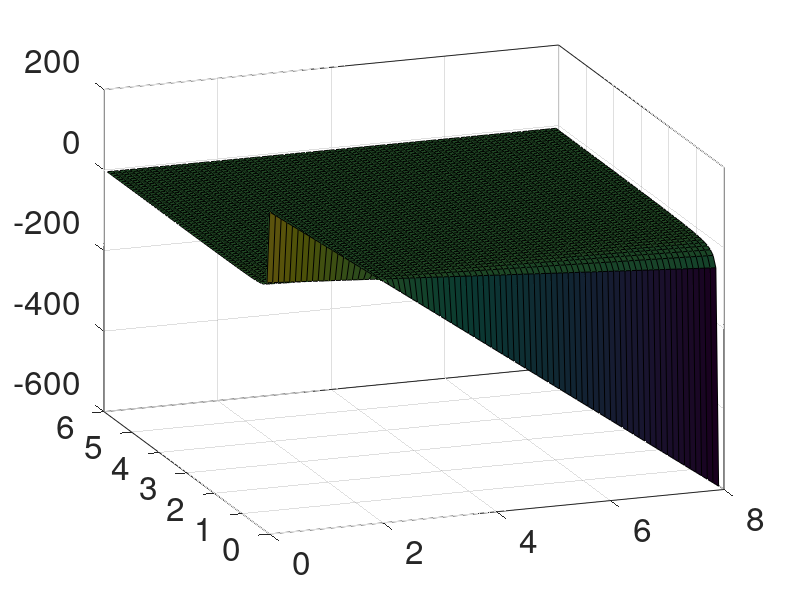

Source code (MATLAB): (Note: this script raises an error after producing the figure.)
function Figure_5_f
%% plot figure 5 f

figure1 = figure('color',[1 1 1]);
axes1 = axes('Parent',figure1,'FontSize',24);box(axes1,'on');hold(axes1,'on');
view(axes1,[-20 22]);

D = 0.01:0.1:8;
H = 0.01:0.1:6;
[DD,HH] = meshgrid(D,H);
SS = (2-DD)./HH;
surf(DD,HH,SS)
grid on; 
camlight; 
alpha(0.6);
zlim([-1,1])
xlim([0,8])
ylim([0,6])

 
plot3(5.0667,13.2757/5.0667,-0.2464,'r^')
plot3(6.9000,24.2109/6.9000,-0.0830,'b^')

shading interp 


plot3([0,0],[0,0],[-1,1],'r','LineWidth',2)
plot3([0,0],[0,6],[-1,-1],'r','LineWidth',2)
plot3([0,8],[6,6],[-1,-1],'r','LineWidth',2)

plot3([0,0],[6,6],[-1,1/3],'r','LineWidth',2)
plot3([0,2],[0,0],[-1,-1],'r','LineWidth',2)
plot3([0,2],[0,0],[1,1],'r','LineWidth',2)
plot3([0,0],[0,2],[1,1],'r','LineWidth',2)

plot3([0,0],[6,2],[1,1],'b','LineWidth',2)
plot3([8,2],[0,0],[1,1],'b','LineWidth',2)
plot3([8,2],[0,0],[-1,-1],'b','LineWidth',2)
plot3([0,0],[6,6],[1,1/3],'b','LineWidth',2)

plot3([8,8],[0,6],[1,1],'b','LineWidth',2)
plot3([8,8],[0,0],[-1,1],'b','LineWidth',2)
plot3([8,8],[0,6],[-1,-1],'b','LineWidth',2)
plot3([8,8],[6,6],[-1,1],'b','LineWidth',2)
plot3([8,0],[6,6],[1,1],'b','LineWidth',2)


plot3([2,2],[0,0],[-1,1],'g','LineWidth',2)

plot3([0,2],[2,0],[1,1],'g','LineWidth',2)
H = 2:0.01:6;
D = zeros(1,length(H));
S = 2./H;
plot3(D,H,S,'g','LineWidth',2)


S = -1:0.01:1/3;
H = ones(1,length(S))*6;
D = 2-6*S;
plot3(D,H,S,'g','LineWidth',2)

H = 0:0.01:6;
S = -ones(1,length(H));
D = 2+H;
plot3(D,H,S,'g','LineWidth',2)

xlabel('D')
ylabel('H')
zlabel('S')




